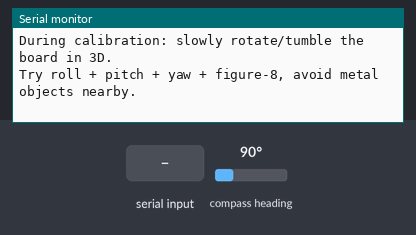
Bench run of a sketch on a simulated Arduino Nano 33 BLE. On the bench: the last lines printed to the serial monitor. Inputs (shaded band) come from the test bench; at power-on: compass heading 90°.

Above: at 1.2 s.
1.3 s: "c" received over Serial
At 2.1 s:
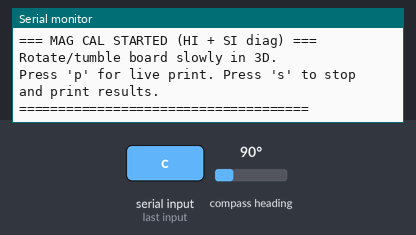
2.8 s: "p" received over Serial
At 3.4 s:
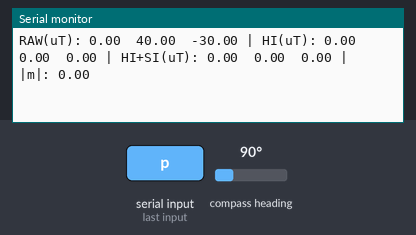
4.3 s: "P" received over Serial
At 5.5 s:
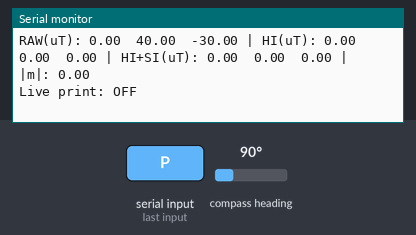
5.8 s: "s" received over Serial
At 6.9 s:
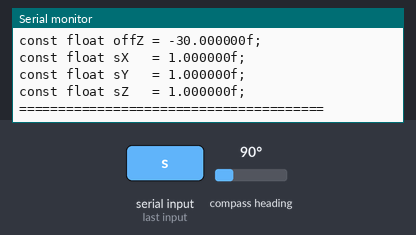

The sketch:

CalibratingMagHardSoftIron.ino
```cpp
#include <Arduino_LSM9DS1.h>

// ============================================================================
// MAGNETOMETER CALIBRATION (Hard-Iron + Soft-Iron Diagonal) — Interactive
// ----------------------------------------------------------------------------
// What it estimates:
//   1) Hard-iron offsets (uT): offX, offY, offZ  -> subtract from raw
//   2) Soft-iron diagonal scale factors: sX, sY, sZ -> multiply after offset
//
// Model used (embedded-friendly):
//   mx_hi = mx_raw - offX
//   my_hi = my_raw - offY
//   mz_hi = mz_raw - offZ
//
//   mx_cal = mx_hi * sX
//   my_cal = my_hi * sY
//   mz_cal = mz_hi * sZ
//
// Commands (Serial Monitor @115200):
//   'c' : start calibration (reset min/max and collect)
//   's' : stop calibration, print offsets + scales + paste-ready code, HALT
//   'p' : toggle live printing (raw / HI / HI+SI + magnitude)
// ----------------------------------------------------------------------------
// How to move the board during calibration:
//   - Slow 3D tumble so each axis reaches both + and - extremes
//   - Do roll + pitch + yaw rotations and a few figure-8 motions
//   - Keep away from laptops/phones/metal tables/speakers
// ============================================================================

float minX, minY, minZ;
float maxX, maxY, maxZ;

bool calibrating = false;
bool livePrint   = false;

void resetMinMax() {
  minX = minY = minZ =  1e9f;
  maxX = maxY = maxZ = -1e9f;
}

// Compute HI offsets and SI diagonal scales from min/max
void computeCalibration(float &offX, float &offY, float &offZ,
                        float &sX,   float &sY,   float &sZ) {
  // ------------------------
  // Hard-iron offsets (uT)
  // ------------------------
  offX = 0.5f * (maxX + minX);
  offY = 0.5f * (maxY + minY);
  offZ = 0.5f * (maxZ + minZ);

  // ------------------------
  // Soft-iron diagonal scales
  // Use half-ranges (rX,rY,rZ) and scale them to a common average radius.
  // ------------------------
  float rX = 0.5f * (maxX - minX);
  float rY = 0.5f * (maxY - minY);
  float rZ = 0.5f * (maxZ - minZ);

  // Protect against division by zero if calibration is too short
  const float eps = 1e-6f;
  if (rX < eps) rX = eps;
  if (rY < eps) rY = eps;
  if (rZ < eps) rZ = eps;

  float rAvg = (rX + rY + rZ) / 3.0f;

  sX = rAvg / rX;
  sY = rAvg / rY;
  sZ = rAvg / rZ;
}

float magNorm(float mx, float my, float mz) {
  return sqrtf(mx*mx + my*my + mz*mz);
}

void printCalibrationResults() {
  float offX, offY, offZ;
  float sX, sY, sZ;
  computeCalibration(offX, offY, offZ, sX, sY, sZ);

  Serial.println();
  Serial.println("=======================================");
  Serial.println("=== MAG CAL DONE (HARD + SOFT DIAG) ===");
  Serial.println("=======================================");

  Serial.print("min (uT): "); Serial.print(minX, 3); Serial.print("\t");
                         Serial.print(minY, 3); Serial.print("\t");
                         Serial.println(minZ, 3);

  Serial.print("max (uT): "); Serial.print(maxX, 3); Serial.print("\t");
                         Serial.print(maxY, 3); Serial.print("\t");
                         Serial.println(maxZ, 3);

  Serial.println();

  // Hard-iron
  Serial.println("Hard-iron offsets (uT) [subtract these from raw mag]:");
  Serial.print("offX = "); Serial.println(offX, 6);
  Serial.print("offY = "); Serial.println(offY, 6);
  Serial.print("offZ = "); Serial.println(offZ, 6);

  Serial.println();

  // Soft-iron (diagonal)
  Serial.println("Soft-iron diagonal scale factors (unitless) [multiply after offset]:");
  Serial.print("sX = "); Serial.println(sX, 6);
  Serial.print("sY = "); Serial.println(sY, 6);
  Serial.print("sZ = "); Serial.println(sZ, 6);

  Serial.println();
  Serial.println("Apply in your TRIAD / filter code like:");
  Serial.println("  // raw: mx,my,mz in uT");
  Serial.println("  mx = (mx - offX) * sX;");
  Serial.println("  my = (my - offY) * sY;");
  Serial.println("  mz = (mz - offZ) * sZ;");
  Serial.println("  // then normalize for TRIAD:");
  Serial.println("  norm = sqrt(mx*mx + my*my + mz*mz); mx/=norm; my/=norm; mz/=norm;");

  Serial.println();
  Serial.println("Paste-ready constants:");
  Serial.print("const float offX = "); Serial.print(offX, 6); Serial.println("f;");
  Serial.print("const float offY = "); Serial.print(offY, 6); Serial.println("f;");
  Serial.print("const float offZ = "); Serial.print(offZ, 6); Serial.println("f;");
  Serial.print("const float sX   = "); Serial.print(sX,   6); Serial.println("f;");
  Serial.print("const float sY   = "); Serial.print(sY,   6); Serial.println("f;");
  Serial.print("const float sZ   = "); Serial.print(sZ,   6); Serial.println("f;");

  Serial.println("=======================================");
  Serial.println();
}

void setup() {
  Serial.begin(115200);
  while (!Serial) {}

  Serial.println("Started");

  if (!IMU.begin()) {
    Serial.println("Failed to initialize IMU!");
    while (1) {}
  }

  Serial.print("Magnetic field sample rate = ");
  Serial.print(IMU.magneticFieldSampleRate());
  Serial.println(" Hz");

  Serial.println();
  Serial.println("Commands:");
  Serial.println("  'c' : start calibration (collect min/max)");
  Serial.println("  's' : stop, print offsets+scales, HALT");
  Serial.println("  'p' : toggle live print (raw / HI / HI+SI + |m|)");
  Serial.println();
  Serial.println("During calibration: slowly rotate/tumble the board in 3D.");
  Serial.println("Try roll + pitch + yaw + figure-8, avoid metal objects nearby.");
  Serial.println();

  resetMinMax();
}

void loop() {
  // ------------------------
  // Read user commands
  // ------------------------
  while (Serial.available() > 0) {
    char ch = (char)Serial.read();

    if (ch == 'c' || ch == 'C') {
      calibrating = true;
      resetMinMax();
      Serial.println();
      Serial.println("=== MAG CAL STARTED (HI + SI diag) ===");
      Serial.println("Rotate/tumble board slowly in 3D.");
      Serial.println("Press 'p' for live print. Press 's' to stop and print results.");
      Serial.println("=====================================");
    }

    if (ch == 'p' || ch == 'P') {
      livePrint = !livePrint;
      Serial.print("Live print: ");
      Serial.println(livePrint ? "ON" : "OFF");
    }

    if (ch == 's' || ch == 'S') {
      if (calibrating) {
        calibrating = false;
        printCalibrationResults();

        // HALT HERE (so you can copy results)
        while (1) { delay(1000); }
      } else {
        Serial.println("Not calibrating. Press 'c' first.");
      }
    }
  }

  // ------------------------
  // During calibration, update min/max
  // ------------------------
  if (calibrating && IMU.magneticFieldAvailable()) {
    float mx_raw, my_raw, mz_raw;
    IMU.readMagneticField(mx_raw, my_raw, mz_raw);

    // Update min/max on RAW values (recommended), then compute HI+SI from those
    if (mx_raw < minX) minX = mx_raw;
    if (my_raw < minY) minY = my_raw;
    if (mz_raw < minZ) minZ = mz_raw;

    if (mx_raw > maxX) maxX = mx_raw;
    if (my_raw > maxY) maxY = my_raw;
    if (mz_raw > maxZ) maxZ = mz_raw;

    // Optional live printing for sanity
    if (livePrint) {
      float offX, offY, offZ, sX, sY, sZ;
      computeCalibration(offX, offY, offZ, sX, sY, sZ);

      // Hard-iron corrected
      float mx_hi = mx_raw - offX;
      float my_hi = my_raw - offY;
      float mz_hi = mz_raw - offZ;

      // Hard + soft corrected
      float mx_cal = mx_hi * sX;
      float my_cal = my_hi * sY;
      float mz_cal = mz_hi * sZ;

      Serial.print("RAW(uT): ");
      Serial.print(mx_raw, 2); Serial.print('\t');
      Serial.print(my_raw, 2); Serial.print('\t');
      Serial.print(mz_raw, 2);

      Serial.print(" | HI(uT): ");
      Serial.print(mx_hi, 2); Serial.print('\t');
      Serial.print(my_hi, 2); Serial.print('\t');
      Serial.print(mz_hi, 2);

      Serial.print(" | HI+SI(uT): ");
      Serial.print(mx_cal, 2); Serial.print('\t');
      Serial.print(my_cal, 2); Serial.print('\t');
      Serial.print(mz_cal, 2);

      Serial.print(" | |m|: ");
      Serial.println(magNorm(mx_cal, my_cal, mz_cal), 2);
    }
  }
}
```

Measured:
- after the input at 1.3 s, the serial monitor: prints a new line at once (image 1)
- after the input at 2.8 s, the serial monitor: prints a new line at once (image 2)
- after the input at 4.3 s, the serial monitor: prints a new line at once (image 3)
- after the input at 5.8 s, the serial monitor: prints a new line at once (image 4)
